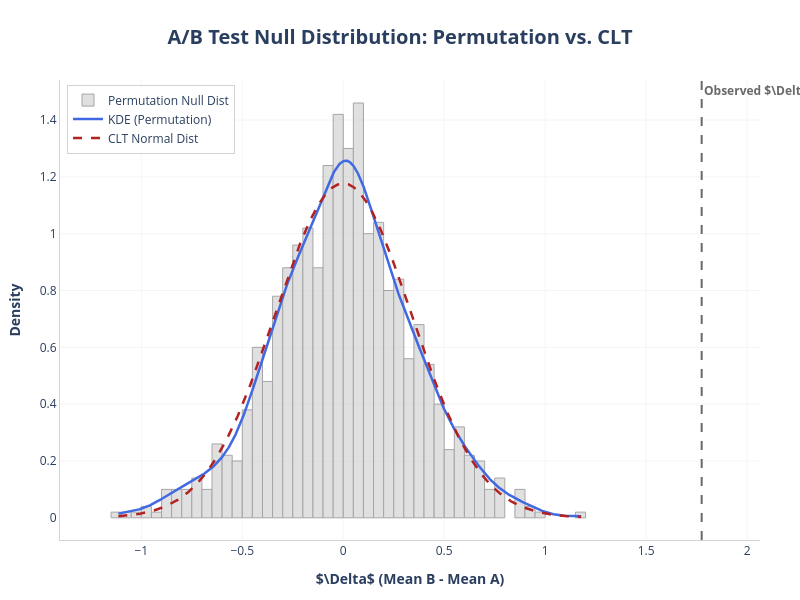

The code cell stored with this chart in its notebook:
### Code cell
# Now we do it for revenues
a_metrics = data[data['group'] == 'A']['revenue'].values
b_metrics = data[data['group'] == 'B']['revenue'].values

ab_test_revenue = ABTest(a_samples=a_metrics, b_samples=b_metrics)

# Observed delta
delta_obs_revenue = ab_test_revenue.compute_delta_obs()
print(f"Mean revenue observed difference (B - A): ${delta_obs_revenue:.2f}")

# Two sided p-value
p_value_revenue = ab_test_revenue.compute_p_value(alternative="two-sided", N=1000)
print(f"P-value (two-sided): {p_value_revenue:.4f}")

if p_value_revenue < 0.05:
    print("Conclusion: Revenue difference is statistically significant (p < 0.05).")
else:
    print("Conclusion: There is not enough evidence to confirm a significant difference in revenue")

# 5. Plot
fig_revenue = ab_test_revenue.plot_delta_distribution(N=1000, include_clt=True, alternative="two-sided")
fig_revenue.show()

### Figure 1 — Plotly figure (JSON) as saved in the notebook; plotly's stock layout.template omitted (floating-point values rounded to 4 significant figures; data arrays with more than 128 entries replaced by an {"elided": "..."} marker saying what was removed)
{"data": [{"histnorm": "probability density", "marker": {"color": "lightgray", "line": {"color": "gray", "width": 1}}, "name": "Permutation Null Dist", "nbinsx": 100, "opacity": 0.7, "type": "histogram", "x": {"elided": "1000 float values"}}, {"line": {"color": "royalblue", "width": 2.5}, "mode": "lines", "name": "KDE (Permutation)", "type": "scatter", "x": {"elided": "1000 float values"}, "y": {"elided": "1000 float values"}}, {"line": {"color": "firebrick", "dash": "dash", "width": 2.5}, "mode": "lines", "name": "CLT Normal Dist", "type": "scatter", "x": {"elided": "1000 float values"}, "y": {"elided": "1000 float values"}}], "layout": {"annotations": [{"font": {"color": "dimgray", "size": 12}, "showarrow": false, "text": "<b>Observed $\\Delta$ (1.78)</b>", "x": 1.775, "xanchor": "left", "xref": "x", "y": 1, "yanchor": "top", "yref": "y domain"}], "barmode": "overlay", "height": 600, "hovermode": "x unified", "legend": {"bgcolor": "rgba(255, 255, 255, 0.8)", "bordercolor": "lightgray", "borderwidth": 1, "x": 0.01, "xanchor": "left", "y": 0.99, "yanchor": "top"}, "margin": {"b": 60, "l": 60, "r": 40, "t": 80}, "plot_bgcolor": "white", "shapes": [{"line": {"color": "dimgray", "dash": "dash", "width": 2}, "type": "line", "x0": 1.775, "x1": 1.775, "xref": "x", "y0": 0, "y1": 1, "yref": "y domain"}], "title": {"font": {"size": 20}, "text": "<b>A/B Test Null Distribution: Permutation vs. CLT</b>", "x": 0.5, "xanchor": "center", "y": 0.95, "yanchor": "top"}, "width": 800, "xaxis": {"gridcolor": "whitesmoke", "linecolor": "lightgray", "linewidth": 1, "range": [-1.403, 2.064], "showline": true, "title": {"text": "<b>$\\Delta$ (Mean B - Mean A)</b>"}}, "yaxis": {"gridcolor": "whitesmoke", "linecolor": "lightgray", "linewidth": 1, "showline": true, "title": {"text": "<b>Density</b>"}}}}
